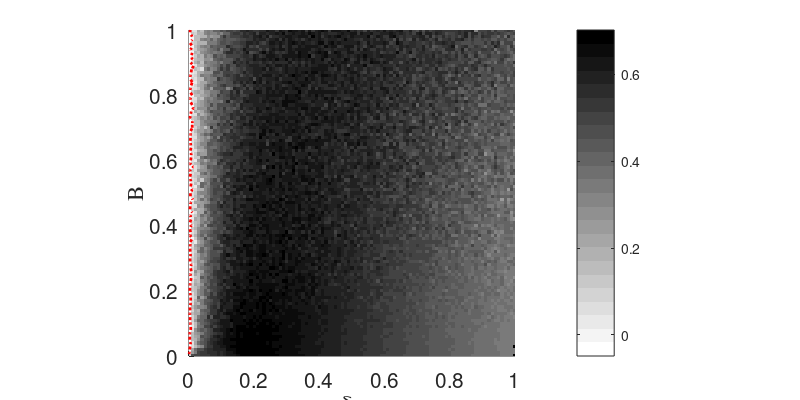
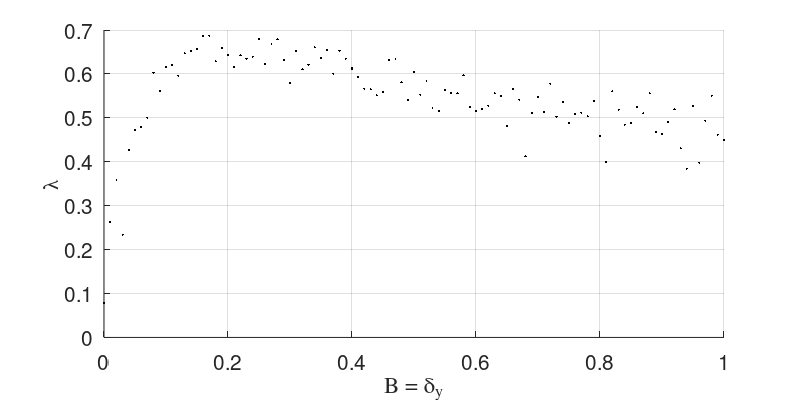
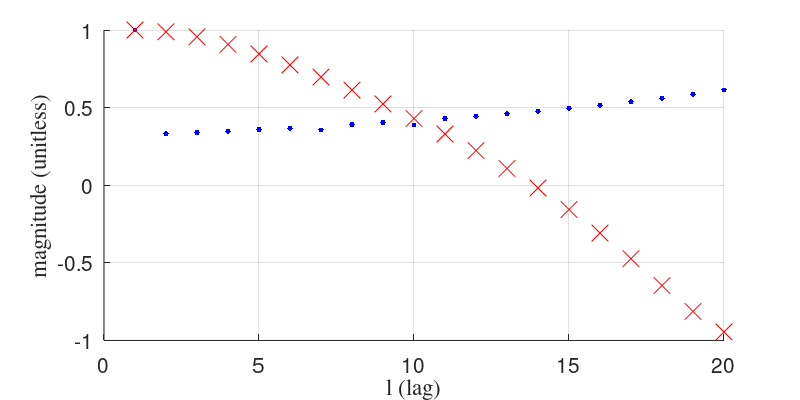

Recreate these plots in MATLAB, in order.
% B-dy plot
load ./SimpleCyclicExample_L41.mat

data = leans_stored;

% full color plot
figure('Units', 'inches', ...
'Position', [0 0 8 4],...
'PaperPositionMode','auto');

hold on;
cmap = colormap(flipud(gray(24)));

hImage1 = imagesc(xytol,B,data);
set(gca,'YDir','normal');
hold on;
 
[hCont2,hH2] = contour(xytol,B,data,...
             [0.0 0.0],':r','LineWidth',2);
% clabel(hCont2,hH2,'FontName','Times','FontSize', 15,'Color','r');         
         
xlim([0 1]);
ylim([0 1]);
axis square;
% 
% caxis([-0.8 0.8]);
cbar = colorbar();
set(cbar,'Visible','on');

hXLabel = xlabel('\delta_y');
hYLabel = ylabel('B');

set([hXLabel, hYLabel],'FontName','Times');
set([hXLabel, hYLabel],'FontSize', 15);

hSubtitle = title('');
set(hSubtitle,'FontName','Times');
set(hSubtitle,'FontSize', 15);
set(gca,'fontsize',15);

hold off;
print -depsc2 ./SimpleCyclicexample_Bdy.eps
close;

% B = xytol plotting
tempX = zeros(1,length(B));
tempPnts = zeros(4,length(B));

for iter = 1:1:length(B),
    tempX(1,iter) = B(iter);
    tempPnts(1,iter) = leans_stored(iter,iter);
end;

figure('Units', 'inches', ...
'Position', [0 0 8 4],...
'PaperPositionMode','auto');

hold on;

hplt = plot(tempX,tempPnts(1,:),'k.','MarkerSize',5);
grid on;

hXLabel = xlabel('B = \delta_y');
hYLabel = ylabel('\lambda');

set([hXLabel, hYLabel],'FontName','Times');
set([hXLabel, hYLabel],'FontSize', 15);

% legend('L = 10','L = 50', 'L = 250', 'L = 1750');

% set(hSubtitle,'FontName','Times');
% set(hSubtitle,'FontSize', 15);
set(gca,'fontsize',15);

hold off;
print -depsc2 ./SimpleCyclicexample_Bxytol.eps
close;

% lag stem plot
load ./SimpleCyclicExample_lags.mat

templag = 20;
tempxcors = nan(templag+1,1);
tempaxcors = nan(templag+1,1);
tempaycors = nan(templag+1,1);
normleans = nan(templag,1);
for iter = 0:1:templag,
    tempxcors(iter+1,1) = corr(x(1,1:end-iter)',y(1,1+iter:end)');
    tempaxcors(iter+1,1) = corr(x(1,1:end-iter)',x(1,1+iter:end)');
    tempaycors(iter+1,1) = corr(y(1,1:end-iter)',y(1,1+iter:end)');
end;

for iter = 1:1:templag,
    normleans(iter,1) = leans_keep(iter)/max(leans_keep(1:templag));
end;

figure('Units', 'inches', ...
'Position', [0 0 8 4],...
'PaperPositionMode','auto');

hold on;

hplt = plot(lag(1:templag),normleans,'.b','MarkerSize',12);
hplt2 = plot(1:1:templag,tempxcors(2:end),'xr','MarkerSize',12);

% hplt2 = stem(1:1:templag,tempaxcors(2:end),'r','MarkerSize',5);
% hplt3 = stem(1:1:templag,tempaycors(2:end),'g','MarkerSize',5);

grid on;

hXLabel = xlabel('l (lag)');
hYLabel = ylabel('magnitude (unitless)');

set([hXLabel, hYLabel],'FontName','Times');
set([hXLabel, hYLabel],'FontSize', 15);

% legend('\lambda','a_x','a_y')

% set(hSubtitle,'FontName','Times');
% set(hSubtitle,'FontSize', 15);
set(gca,'fontsize',15);

hold off;
print -depsc2 ./SimpleCyclicexample_difflags.eps
close;

% lagged cross cor plot
% figure('Units', 'inches', ...
% 'Position', [0 0 8 4],...
% 'PaperPositionMode','auto');
% 
% hold on;
% 
% hplt = stem(0:1:templag,tempxcors,'MarkerSize',5);
% grid on;
% 
% hXLabel = xlabel('l');
% hYLabel = ylabel('c');
% 
% set([hXLabel, hYLabel],'FontName','Times');
% set([hXLabel, hYLabel],'FontSize', 15);
% 
% % set(hSubtitle,'FontName','Times');
% % set(hSubtitle,'FontSize', 15);
% set(gca,'fontsize',15);
% 
% hold off;
% print -depsc2 ./SimpleCyclicexample_lagcorr.eps
% close;